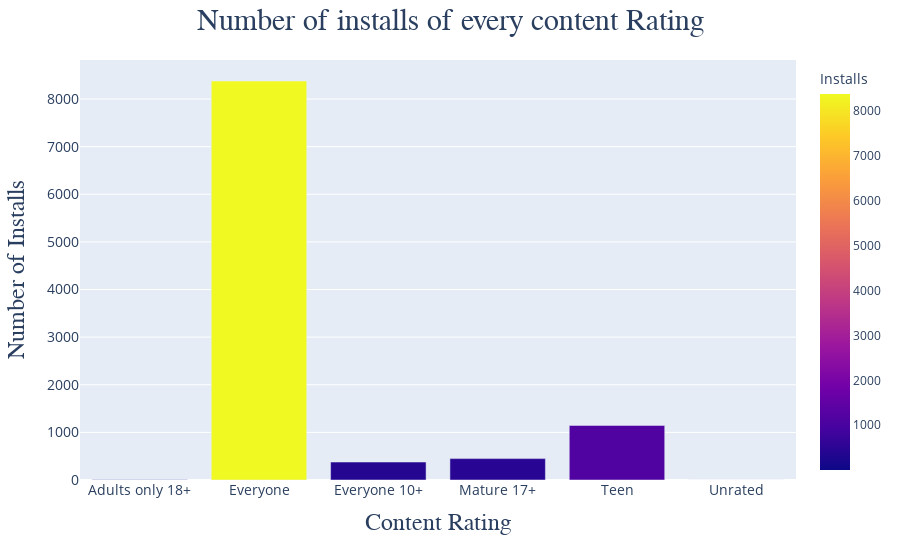

Write notebook code for a chart like this one.
### Code cell
checking_fig= px.bar(
    checking,
    x='Content Rating',
    y='Installs',
    color='Installs'
)
checking_fig.update_layout(title_text='Number of installs of every content Rating ', title_x=0.5,
                            xaxis_title="Content Rating", yaxis_title="Number of Installs",
                            title_font_size=30, title_font_family="Times New Roman",
                            xaxis_title_font_size=24, xaxis_title_font_family="Times New Roman",
                            yaxis_title_font_size=24, yaxis_title_font_family="Times New Roman",
                            xaxis_tickfont_size=14, yaxis_tickfont_size=14
                           )

### Figure 1 — Plotly figure (JSON) as saved in the notebook; plotly's stock layout.template omitted (floating-point values rounded to 4 significant figures)
{"data": [{"alignmentgroup": "True", "hovertemplate": "Content Rating=%{x}<br>Installs=%{marker.color}<extra></extra>", "legendgroup": "", "marker": {"color": [3, 8378, 377, 449, 1146, 2], "coloraxis": "coloraxis", "pattern": {"shape": ""}}, "name": "", "offsetgroup": "", "orientation": "v", "showlegend": false, "textposition": "auto", "type": "bar", "x": ["Adults only 18+", "Everyone", "Everyone 10+", "Mature 17+", "Teen", "Unrated"], "xaxis": "x", "y": [3, 8378, 377, 449, 1146, 2], "yaxis": "y"}], "layout": {"barmode": "relative", "coloraxis": {"colorbar": {"title": {"text": "Installs"}}, "colorscale": [[0, "#0d0887"], [0.1111, "#46039f"], [0.2222, "#7201a8"], [0.3333, "#9c179e"], [0.4444, "#bd3786"], [0.5556, "#d8576b"], [0.6667, "#ed7953"], [0.7778, "#fb9f3a"], [0.8889, "#fdca26"], [1, "#f0f921"]]}, "legend": {"tracegroupgap": 0}, "margin": {"t": 60}, "title": {"font": {"family": "Times New Roman", "size": 30}, "text": "Number of installs of every content Rating ", "x": 0.5}, "xaxis": {"anchor": "y", "domain": [0, 1], "tickfont": {"size": 14}, "title": {"font": {"family": "Times New Roman", "size": 24}, "text": "Content Rating"}}, "yaxis": {"anchor": "x", "domain": [0, 1], "tickfont": {"size": 14}, "title": {"font": {"family": "Times New Roman", "size": 24}, "text": "Number of Installs"}}}}
